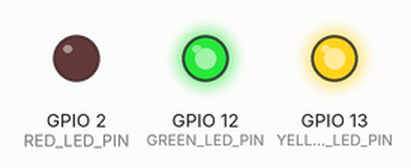
This sketch was run on a simulated ESP32. Shown: output pins drawn as LEDs (lit = HIGH).

Above: at 0.5 s.
At 1.5 s:
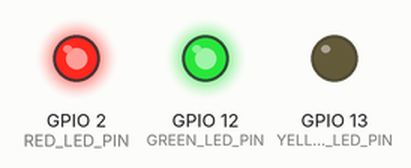
At 5.5 s:
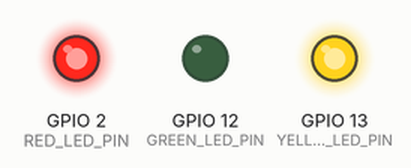
Timing chart, 0 to 6.9 s (numbered marks = the images above):
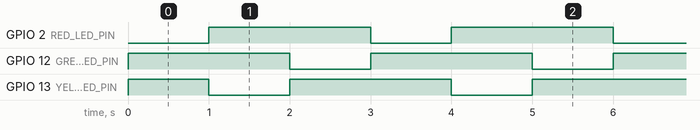

The sketch:

test-semaforo.ino
```cpp
/*

Creado por: Hugo Escalpelo
Fecha: 20230710

Este programa es para probar el semáforo que se usará en el circuito
para tener una forma local y no dependiente de WiFi para conocer el
estado de la calidad del aire. Se debe realizar una conexión en modo
drain, lo que significa que para cada led, se conectará una resistencia
de 220 ohms a 5v, a esa resistencia se conectará la terminal positiva
del led y la terminal negativa de cada led se conectará al pin GPIO
correspondiente en el micro controlador.

Conexiones:

 5v
----
  |
  |
  R220
  |
  |
  +
  LED
  -
  |
  |
  GPIO

ESP32CAM    Catodo-Led
GPIO02------Rojo
GPIO13------Amarillo
GPIO12------Verde

*/

#define RED_LED_PIN 2
#define YELLOW_LED_PIN 13
#define GREEN_LED_PIN 12

void setup() {
  pinMode(RED_LED_PIN, OUTPUT);
  pinMode(YELLOW_LED_PIN, OUTPUT);
  pinMode(GREEN_LED_PIN, OUTPUT);

  // Inicializar los LEDs en estado apagado
  digitalWrite(RED_LED_PIN, HIGH);
  digitalWrite(YELLOW_LED_PIN, HIGH);
  digitalWrite(GREEN_LED_PIN, HIGH);
}

void loop() {
  digitalWrite(RED_LED_PIN, LOW); // Encender LED rojo
  delay(1000); // Esperar un segundo
  digitalWrite(RED_LED_PIN, HIGH); // Apagar LED rojo

  digitalWrite(YELLOW_LED_PIN, LOW); // Encender LED amarillo
  delay(1000); // Esperar un segundo
  digitalWrite(YELLOW_LED_PIN, HIGH); // Apagar LED amarillo

  digitalWrite(GREEN_LED_PIN, LOW); // Encender LED verde
  delay(1000); // Esperar un segundo
  digitalWrite(GREEN_LED_PIN, HIGH); // Apagar LED verde
}
```

Measured:
- by itself, GPIO 2 (RED_LED_PIN), GPIO 12 (GREEN_LED_PIN), GPIO 13 (YELLOW_LED_PIN): alternates HIGH for 2.0 s and LOW for 1.0 s
- by itself, everything shown: repeats every 3.0 s, in 4 steps
